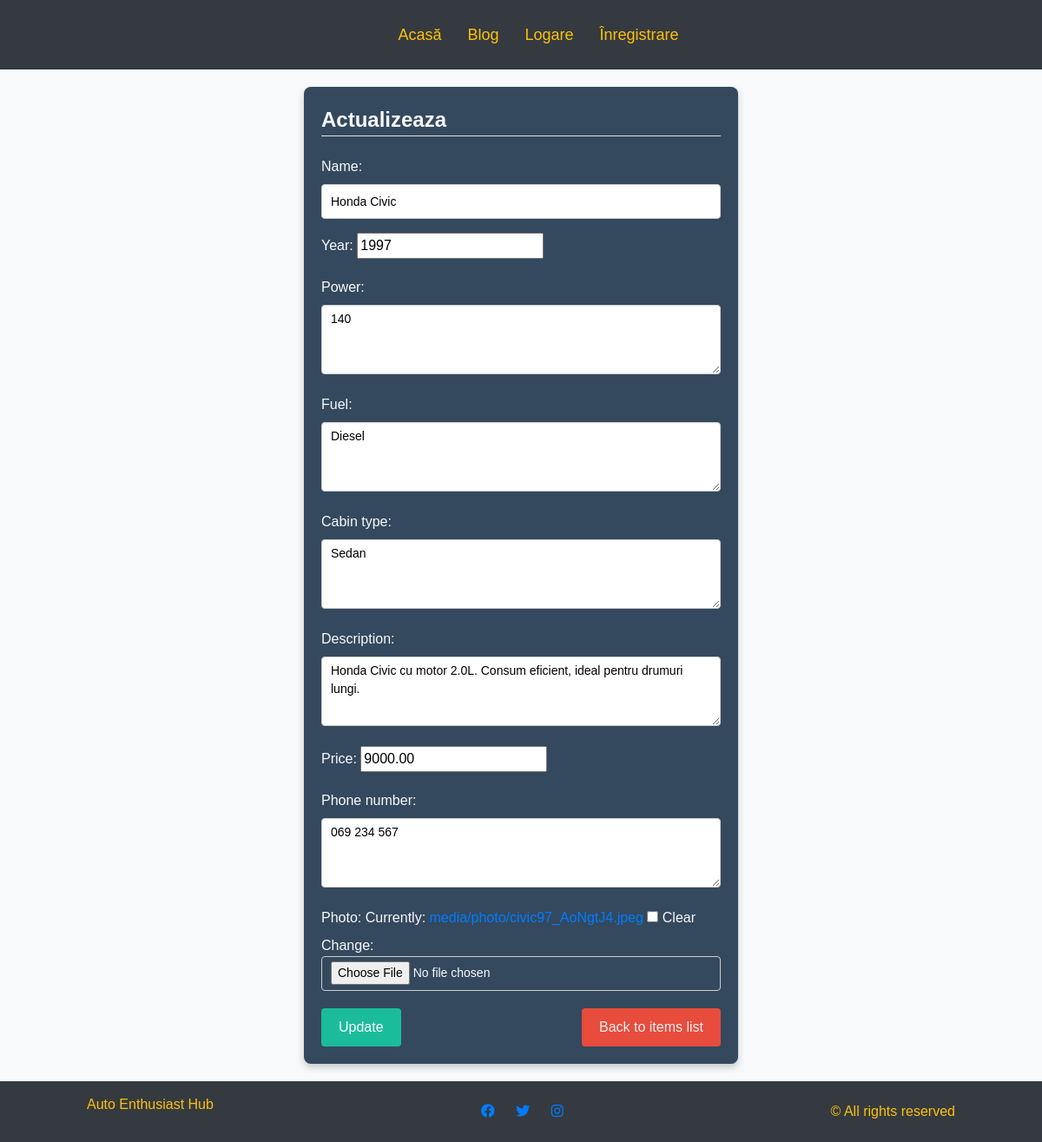
Screenshot of /shop/item/17/update/ with the database file from the repository.
### shop/models.py (models this page shows, shortened)
class Item(models.Model):
    name = models.CharField(max_length=255)
    description = models.TextField()
    price = models.DecimalField(max_digits=10, decimal_places=2)
    owner = models.ForeignKey(User, on_delete=models.CASCADE, related_name='items')
    year = models.IntegerField( default='0')
    power = models.TextField(max_length=50, default='50')
    fuel = models.TextField(max_length=50,default='Benzina')
    cabin_type = models.TextField(max_length=50, default='Sedan')
    phone_number = models.TextField(max_length=15, default = '0')
    photo = models.ImageField(upload_to='media/photo/', blank=True, null=True)

### shop/views.py (the view)
# urls.py: path('item/<int:pk>/update/', views.item_update, name='item_update'),
def item_update(request, pk):
    item = get_object_or_404(Item, pk=pk)
    if request.method == 'POST':
        form = ItemForm(request.POST, request.FILES, instance=item)
        if form.is_valid():
            form.save()
            return redirect('shop:item_list')
    else:
        form = ItemForm(instance=item)
    return render(request, 'shop/item_update.html', {'form': form})

### shop/forms.py
class ItemForm(forms.ModelForm):
    class Meta:
        model = Item
        fields = ['name', 'year', 'power', 'fuel', 'cabin_type', 'description', 'price', 'phone_number', 'photo']

### shop/templates/shop/item_update.html (shortened to what this page needs)
{% extends "main/base.html" %}
{% block content %}
<section class="post-forms">
  <article class="forms-card text-light">
      <form method="post" enctype="multipart/form-data">
          <fieldset class="form-group text-light">
              <legend class="border-bottom mb-2 text-light">Actualizeaza</legend>
          </fieldset>
          {{ form.as_p }}
          <div class="form-actions">
              <button class="form-btn" type="submit">Update</button>
              <a class="back-link" href="{% url 'shop:item_list' %}">Back to items list</a>
          </div>
      </form>
  </article>
</section>
{% endblock %}

### main/static/css/main.css (style rules this page uses)
:root { --primary-color: #E63946; --secondary-color: #2B2D2F; --tertiary-color: #003F5C; --fourth-color: linear-gradient(90deg, #C0C0C0 70%, #ffc107 70%), #E63946;; --fifth-color: #C0C0C0; --sixth-color: #36454F; --seventh-color: #FF6F00; --eight-color: #F5F5F5; }
body, html { box-sizing: border-box; margin: 0; padding: 0; min-height: 100vh; background-image: url("img/background.jpg"); background-size: cover; background-position: center; background-repeat: no-repeat; background-attachment: fixed; }

### main/static/css/buttons.css (style rules this page uses)
body { font-family: "Cyber", sans-serif; }

### main/static/css/forms.css (style rules this page uses)
.form-group { display: flex; flex-direction: column; gap: 15px; }
input[type="text"], input[type="file"], textarea { width: 100%; height: 40px; padding: 5px 10px; font-size: 14px; border: 1px solid #ccc; border-radius: 4px; }
textarea { height: 80px; }
input::placeholder, textarea::placeholder { font-size: 14px; color: #999; }

### main/static/css/post-detail.css (style rules this page uses)
body { font-family: 'Arial', sans-serif; background-color: #f8f9fa; color: #333; margin: 0; }

### main/static/css/blog-home.css (style rules this page uses)
.text-light { color: #adb5bd; }

### main/static/css/profile.css (style rules this page uses)
body { font-family: Arial, sans-serif; margin: 0; padding: 0; }

### main/static/css/profile-update.css (style rules this page uses)
body { font-family: Arial, sans-serif; margin: 0; padding: 0; }
.form-group { margin-bottom: 15px; text-align: left; }

### shop/templates/shop/item_update.html (style rules this page uses)
.post-forms { display: flex; justify-content: center; align-items: center; padding: 20px; background-color: transparent; min-height: 100vh; }
.forms-card { background-color: #34495e; padding: 20px; border-radius: 8px; box-shadow: 0 4px 8px rgba(0, 0, 0, 0.2); max-width: 500px; width: 100%; }
.form-group { border: none; padding: 0; }
legend { font-size: 24px; font-weight: bold; color: #ecf0f1; }
.form-actions { display: flex; justify-content: space-between; align-items: center; margin-top: 20px; }
.form-btn { background-color: #1abc9c; color: white; padding: 10px 20px; border: none; border-radius: 4px; cursor: pointer; font-size: 16px; transition: background-color 0.3s ease; }
.back-link { color: #ecf0f1; text-decoration: none; font-size: 16px; padding: 10px 20px; background-color: #e74c3c; border-radius: 4px; transition: background-color 0.3s ease; }

### rows the page displays
Item: name "Honda Civic", year "1997", power "140", fuel "Diesel", cabin_type "Sedan", description "Honda Civic cu motor 2.0L. Consum eficient, ideal pentru drumuri lungi.", price "9000.00", phone_number "069 234 567"
